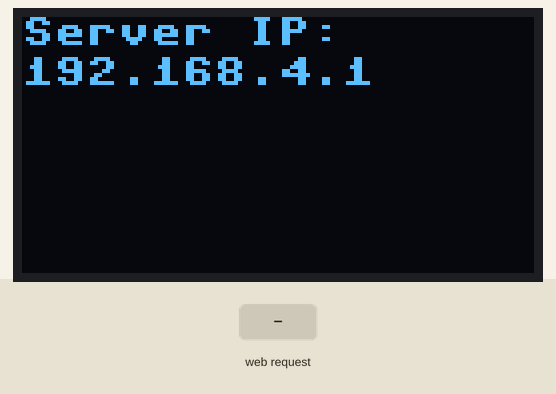
Simulated run of this program. Board: Raspberry Pi Pico running MicroPython. Parts: 128×64 one-colour display. The inputs (shaded band) are chosen by the test bench. The board's own WiFi access point starts at once; files that are not in the repository are absent; what the program prints to the serial console is not drawn.

Above: at 1.2 s.

The program:

chat_server_with_wifi.py
```python
import network
import socket
from machine import Pin, I2C
import ssd1306
import ure as re

# Initialize I2C and OLED display
i2c = I2C(0, scl=Pin(17), sda=Pin(16))
oled = ssd1306.SSD1306_I2C(128, 64, i2c)

# Initialize access point
ap = network.WLAN(network.AP_IF)
ap.config(essid='SERVER_SSID', password='YOUR_PASSWORD')
ap.active(True)
while not ap.active():
    pass

server_ip = ap.ifconfig()[0]
print('AP Mode Is Active, You can Now Connect')
print('IP Address To Connect to:: ' + server_ip)

# Display server IP on OLED
oled.fill(0)
oled.text("Server IP:", 0, 0)
oled.text(server_ip, 0, 10)
oled.show()

# Set up socket
s = socket.socket(socket.AF_INET, socket.SOCK_STREAM)
s.bind(('', 80))
s.listen(5)

chat_history = []
admin_password = 'admin123'

def load_chat_history():
    try:
        with open('chat_history.txt', 'r') as file:
            return file.readlines()
    except OSError:
        return []

def save_chat_history():
    with open('chat_history.txt', 'w') as file:
        file.write("".join(chat_history))

def web_page(name):
    chat_html = "".join(f"<p>{msg.strip()}</p>" for msg in chat_history)
    html = f"""
    <html>
        <head>
            <title>Pico Chat</title>
            <style>
                body {{
                    font-family: Arial, sans-serif;
                    background-color: #f0f0f0;
                    margin: 0;
                    padding: 0;
                }}
                #chat {{
                    background-color: #fff;
                    border: 1px solid #ccc;
                    padding: 10px;
                    margin: 20px auto;
                    width: 90%;
                    max-width: 600px;
                    box-shadow: 0 0 10px rgba(0, 0, 0, 0.1);
                }}
                form {{
                    margin: 20px auto;
                    width: 90%;
                    max-width: 600px;
                    display: flex;
                    flex-direction: column;
                }}
                input[type="text"], input[type="password"] {{
                    padding: 10px;
                    margin-bottom: 10px;
                    border: 1px solid #ccc;
                    border-radius: 5px;
                    font-size: 16px;
                }}
                input[type="submit"] {{
                    padding: 10px;
                    border: none;
                    border-radius: 5px;
                    background-color: #007BFF;
                    color: #fff;
                    font-size: 16px;
                    cursor: pointer;
                }}
                input[type="submit"]:hover {{
                    background-color: #0056b3;
                }}
            </style>
        </head>
        <body>
            <h1 style="text-align:center;">Welcome to Pico Chat</h1>
            <div id="chat">
                {chat_html}
            </div>
            <form action="/" method="POST">
                <input type="text" name="name" placeholder="Enter your name" value="{name}" required/>
                <input type="text" name="msg" placeholder="Enter your message" required/>
                <input type="submit" value="Send" />
            </form>
            <form action="/clear" method="POST">
                <input type="password" name="password" placeholder="Admin password" required/>
                <input type="submit" value="Clear Chat (Admin)" />
            </form>
        </body>
    </html>
    """
    return html

def get_cookie_value(headers, name):
    match = re.search(f'{name}=([^;]+)', headers)
    if match:
        return match.group(1)
    return ""

chat_history = load_chat_history()

def parse_form_data(data):
    parsed_data = {}
    for item in data.split('&'):
        if '=' in item:
            key, value = item.split('=', 1)
            parsed_data[key] = value.replace('+', ' ')
    return parsed_data

while True:
    conn, addr = s.accept()
    client_ip = str(addr[0])
    print('Got a connection from %s' % client_ip)
    request = conn.recv(1024)
    request = request.decode()
    print('Content:')
    print(request.strip())

    if '\r\n\r\n' in request:
        headers, body = request.split('\r\n\r\n', 1)
    else:
        headers, body = request, ''

    name = get_cookie_value(headers, 'name')

    if "POST /clear" in request:
        form_data = parse_form_data(body)
        password = form_data.get('password', '')
        if password == admin_password:
            chat_history = []
            save_chat_history()
    elif "POST /" in request:
        form_data = parse_form_data(body)
        name = form_data.get('name', '')
        msg = form_data.get('msg', '')
        if name and msg:
            chat_history.append(f"{name}: {msg}\n")
            save_chat_history()

    response = web_page(name)
    http_response = f"HTTP/1.1 200 OK\r\nContent-Type: text/html; charset=UTF-8\r\nSet-Cookie: name={name}; Path=/\r\n\r\n{response}"
    conn.sendall(http_response.encode('utf-8'))
    conn.close()
```
